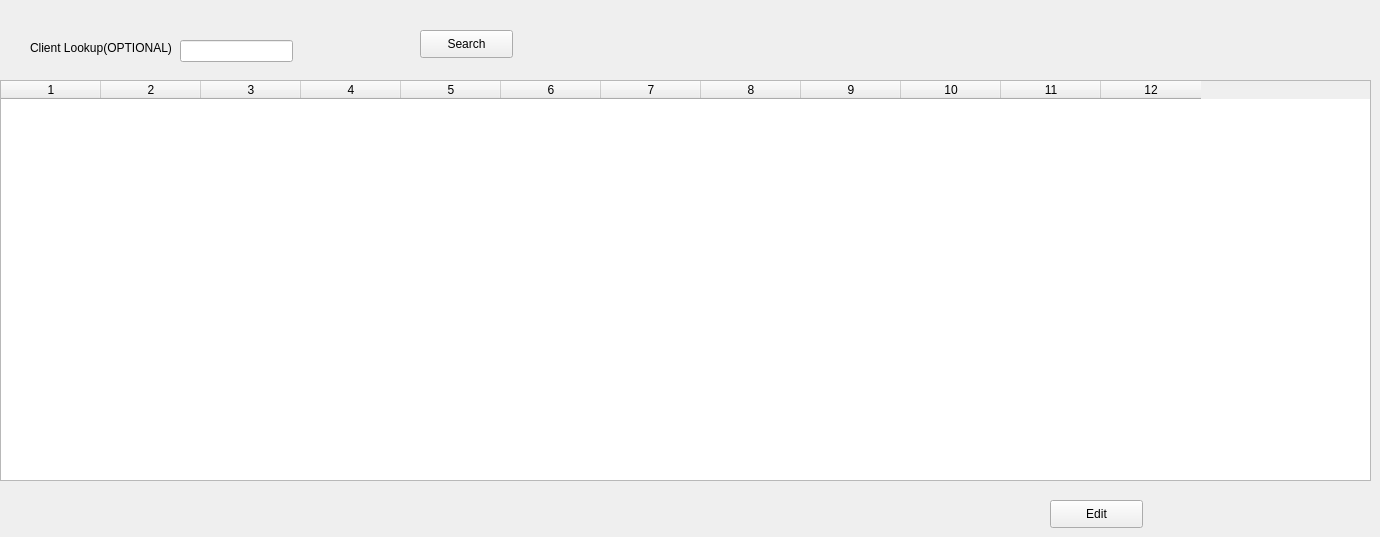
    <widget class="QWidget" name="editBooking">
     <widget class="QPushButton" name="editSearch">
      <property name="geometry">
       <rect>
        <x>420</x>
        <y>30</y>
        <width>93</width>
        <height>28</height>
       </rect>
      </property>
      <property name="text">
       <string>Search</string>
      </property>
     </widget>
     <widget class="QLabel" name="label_9">
      <property name="geometry">
       <rect>
        <x>30</x>
        <y>40</y>
        <width>151</width>
        <height>16</height>
       </rect>
      </property>
      <property name="text">
       <string>Client Lookup(OPTIONAL)</string>
      </property>
     </widget>
     <widget class="QLineEdit" name="editClient">
      <property name="geometry">
       <rect>
        <x>180</x>
        <y>40</y>
        <width>113</width>
        <height>22</height>
       </rect>
      </property>
     </widget>
     <widget class="QTableWidget" name="editLookupTable">
      <property name="geometry">
       <rect>
        <x>0</x>
        <y>80</y>
        <width>1371</width>
        <height>401</height>
       </rect>
      </property>
      <property name="sizeAdjustPolicy">
       <enum>QAbstractScrollArea::AdjustToContents</enum>
      </property>
      <property name="columnCount">
       <number>12</number>
      </property>
      <column/>
      <column/>
      <column/>
      <column/>
      <column/>
      <column/>
      <column/>
      <column/>
      <column/>
      <column/>
      <column/>
      <column/>
     </widget>
     <widget class="QPushButton" name="editButton">
      <property name="geometry">
       <rect>
        <x>1050</x>
        <y>500</y>
        <width>93</width>
        <height>28</height>
       </rect>
      </property>
      <property name="text">
       <string>Edit</string>
      </property>
     </widget>
    </widget>
